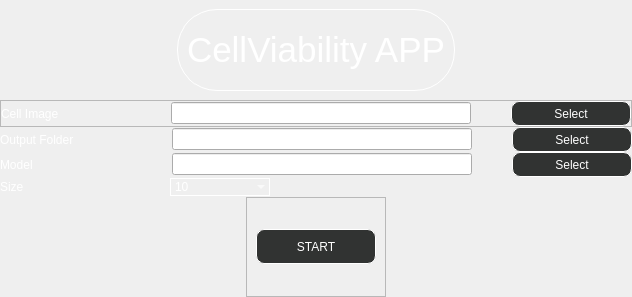
            <widget class="QWidget" name="page">
             <layout class="QVBoxLayout" name="verticalLayout_3">
              <property name="spacing">
               <number>0</number>
              </property>
              <property name="leftMargin">
               <number>0</number>
              </property>
              <property name="topMargin">
               <number>0</number>
              </property>
              <property name="rightMargin">
               <number>0</number>
              </property>
              <property name="bottomMargin">
               <number>0</number>
              </property>
              <item>
               <widget class="QFrame" name="frame_8">
                <property name="frameShape">
                 <enum>QFrame::NoFrame</enum>
                </property>
                <property name="frameShadow">
                 <enum>QFrame::Raised</enum>
                </property>
                <layout class="QVBoxLayout" name="verticalLayout_4">
                 <property name="spacing">
                  <number>0</number>
                 </property>
                 <property name="leftMargin">
                  <number>0</number>
                 </property>
                 <property name="topMargin">
                  <number>0</number>
                 </property>
                 <property name="rightMargin">
                  <number>0</number>
                 </property>
                 <property name="bottomMargin">
                  <number>0</number>
                 </property>
                 <item>
                  <widget class="QFrame" name="frame_9">
                   <property name="minimumSize">
                    <size>
                     <width>0</width>
                     <height>100</height>
                    </size>
                   </property>
                   <property name="maximumSize">
                    <size>
                     <width>16777215</width>
                     <height>100</height>
                    </size>
                   </property>
                   <property name="frameShape">
                    <enum>QFrame::NoFrame</enum>
                   </property>
                   <property name="frameShadow">
                    <enum>QFrame::Raised</enum>
                   </property>
                   <layout class="QVBoxLayout" name="verticalLayout_6">
                    <item alignment="Qt::AlignHCenter">
                     <widget class="QLabel" name="label">
                      <property name="font">
                       <font>
                        <family>Segoe UI</family>
                        <pointsize>26</pointsize>
                        <weight>10</weight>
                        <italic>false</italic>
                        <bold>false</bold>
                       </font>
                      </property>
                      <property name="styleSheet">
                       <string notr="true">QLabel{

border-radius:40px;
border-color: rgb(255,255, 255);
border-width : 1.2px;
border-style:inset;
color:rgb(255, 255, 255);
	font: 87 26pt &quot;Segoe UI&quot;;
}
</string>
                      </property>
                      <property name="text">
                       <string>CellViability APP</string>
                      </property>
                     </widget>
                    </item>
                   </layout>
                  </widget>
                 </item>
                 <item alignment="Qt::AlignHCenter">
                  <widget class="QFrame" name="frame_10">
                   <property name="frameShape">
                    <enum>QFrame::NoFrame</enum>
                   </property>
                   <property name="frameShadow">
                    <enum>QFrame::Raised</enum>
                   </property>
                   <layout class="QVBoxLayout" name="verticalLayout_7">
                    <property name="spacing">
                     <number>0</number>
                    </property>
                    <property name="leftMargin">
                     <number>0</number>
                    </property>
                    <property name="topMargin">
                     <number>0</number>
                    </property>
                    <property name="rightMargin">
                     <number>0</number>
                    </property>
                    <property name="bottomMargin">
                     <number>0</number>
                    </property>
                    <item>
                     <widget class="QFrame" name="frame_12">
                      <property name="frameShape">
                       <enum>QFrame::StyledPanel</enum>
                      </property>
                      <property name="frameShadow">
                       <enum>QFrame::Raised</enum>
                      </property>
                      <layout class="QHBoxLayout" name="horizontalLayout_4">
                       <property name="spacing">
                        <number>40</number>
                       </property>
                       <property name="leftMargin">
                        <number>0</number>
                       </property>
                       <property name="topMargin">
                        <number>0</number>
                       </property>
                       <property name="rightMargin">
                        <number>0</number>
                       </property>
                       <property name="bottomMargin">
                        <number>0</number>
                       </property>
                       <item alignment="Qt::AlignHCenter">
                        <widget class="QLabel" name="label_2">
                         <property name="minimumSize">
                          <size>
                           <width>130</width>
                           <height>0</height>
                          </size>
                         </property>
                         <property name="maximumSize">
                          <size>
                           <width>150</width>
                           <height>16777215</height>
                          </size>
                         </property>
                         <property name="styleSheet">
                          <string notr="true">font: 75 16pt &quot;Segoe UI&quot;;
color: rgb(255, 255, 255);</string>
                         </property>
                         <property name="text">
                          <string>Cell Image</string>
                         </property>
                        </widget>
                       </item>
                       <item>
                        <widget class="QLineEdit" name="lineEdit_image">
                         <property name="minimumSize">
                          <size>
                           <width>300</width>
                           <height>0</height>
                          </size>
                         </property>
                         <property name="maximumSize">
                          <size>
                           <width>300</width>
                           <height>16777215</height>
                          </size>
                         </property>
                         <property name="styleSheet">
                          <string notr="true">color: rgb(255, 255, 255);</string>
                         </property>
                        </widget>
                       </item>
                       <item>
                        <widget class="QPushButton" name="pushButton_selectImage">
                         <property name="minimumSize">
                          <size>
                           <width>120</width>
                           <height>25</height>
                          </size>
                         </property>
                         <property name="maximumSize">
                          <size>
                           <width>120</width>
                           <height>25</height>
                          </size>
                         </property>
                         <property name="styleSheet">
                          <string notr="true">QPushButton{
background-color: rgb(49, 51, 50);
border-radius:8px;
border-color: rgb(255,255, 255);
border-width : 1.2px;
border-style:inset;
color:rgb(255, 255, 255);

}
QPushButton::hover{
	background-color: rgba(255, 255, 255, 150);
}</string>
                         </property>
                         <property name="text">
                          <string>Select</string>
                         </property>
                        </widget>
                       </item>
                      </layout>
                     </widget>
                    </item>
                    <item>
                     <widget class="QFrame" name="frame_13">
                      <property name="frameShape">
                       <enum>QFrame::NoFrame</enum>
                      </property>
                      <property name="frameShadow">
                       <enum>QFrame::Raised</enum>
                      </property>
                      <layout class="QHBoxLayout" name="horizontalLayout_5">
                       <property name="spacing">
                        <number>40</number>
                       </property>
                       <property name="leftMargin">
                        <number>0</number>
                       </property>
                       <property name="topMargin">
                        <number>0</number>
                       </property>
                       <property name="rightMargin">
                        <number>0</number>
                       </property>
                       <property name="bottomMargin">
                        <number>0</number>
                       </property>
                       <item>
                        <widget class="QLabel" name="label_3">
                         <property name="minimumSize">
                          <size>
                           <width>130</width>
                           <height>0</height>
                          </size>
                         </property>
                         <property name="maximumSize">
                          <size>
                           <width>150</width>
                           <height>16777215</height>
                          </size>
                         </property>
                         <property name="styleSheet">
                          <string notr="true">font: 75 16pt &quot;Segoe UI&quot;;
color: rgb(255, 255, 255);</string>
                         </property>
                         <property name="text">
                          <string>Output Folder</string>
                         </property>
                        </widget>
                       </item>
                       <item>
                        <widget class="QLineEdit" name="lineEdit_outputFolder">
                         <property name="minimumSize">
                          <size>
                           <width>300</width>
                           <height>0</height>
                          </size>
                         </property>
                         <property name="maximumSize">
                          <size>
                           <width>300</width>
                           <height>16777215</height>
                          </size>
                         </property>
                         <property name="styleSheet">
                          <string notr="true">color: rgb(255, 255, 255);</string>
                         </property>
                        </widget>
                       </item>
                       <item>
                        <widget class="QPushButton" name="pushButton_selectOutputFolder">
                         <property name="minimumSize">
                          <size>
                           <width>120</width>
                           <height>25</height>
                          </size>
                         </property>
                         <property name="maximumSize">
                          <size>
                           <width>120</width>
                           <height>25</height>
                          </size>
                         </property>
                         <property name="styleSheet">
                          <string notr="true">QPushButton{
background-color: rgb(49, 51, 50);
border-radius:8px;
border-color: rgb(255,255, 255);
border-width : 1.2px;
border-style:inset;
color:rgb(255, 255, 255);

}
QPushButton::hover{
	background-color: rgba(255, 255, 255, 150);
}</string>
                         </property>
                         <property name="text">
                          <string>Select</string>
                         </property>
                        </widget>
                       </item>
                      </layout>
                     </widget>
                    </item>
                    <item>
                     <widget class="QFrame" name="frame_25">
                      <property name="frameShape">
                       <enum>QFrame::NoFrame</enum>
                      </property>
                      <property name="frameShadow">
                       <enum>QFrame::Raised</enum>
                      </property>
                      <layout class="QHBoxLayout" name="horizontalLayout_10">
                       <property name="spacing">
                        <number>40</number>
                       </property>
                       <property name="leftMargin">
                        <number>0</number>
                       </property>
                       <property name="topMargin">
                        <number>0</number>
                       </property>
                       <property name="rightMargin">
                        <number>0</number>
                       </property>
                       <property name="bottomMargin">
                        <number>0</number>
                       </property>
                       <item>
                        <widget class="QLabel" name="label_4">
                         <property name="minimumSize">
                          <size>
                           <width>130</width>
                           <height>0</height>
                          </size>
                         </property>
                         <property name="maximumSize">
                          <size>
                           <width>150</width>
                           <height>16777215</height>
                          </size>
                         </property>
                         <property name="styleSheet">
                          <string notr="true">font: 75 16pt &quot;Segoe UI&quot;;
color: rgb(255, 255, 255);</string>
                         </property>
                         <property name="text">
                          <string>Model</string>
                         </property>
                        </widget>
                       </item>
                       <item>
                        <widget class="QLineEdit" name="lineEdit_modelFolder">
                         <property name="minimumSize">
                          <size>
                           <width>300</width>
                           <height>0</height>
                          </size>
                         </property>
                         <property name="maximumSize">
                          <size>
                           <width>300</width>
                           <height>16777215</height>
                          </size>
                         </property>
                         <property name="styleSheet">
                          <string notr="true">color: rgb(255, 255, 255);</string>
                         </property>
                        </widget>
                       </item>
                       <item>
                        <widget class="QPushButton" name="pushButton_selectModelFolder">
                         <property name="minimumSize">
                          <size>
                           <width>120</width>
                           <height>25</height>
                          </size>
                         </property>
                         <property name="maximumSize">
                          <size>
                           <width>120</width>
                           <height>25</height>
                          </size>
                         </property>
                         <property name="styleSheet">
                          <string notr="true">QPushButton{
background-color: rgb(49, 51, 50);
border-radius:8px;
border-color: rgb(255,255, 255);
border-width : 1.2px;
border-style:inset;
color:rgb(255, 255, 255);

}
QPushButton::hover{
	background-color: rgba(255, 255, 255, 150);
}</string>
                         </property>
                         <property name="text">
                          <string>Select</string>
                         </property>
                        </widget>
                       </item>
                      </layout>
                     </widget>
                    </item>
                    <item>
                     <widget class="QFrame" name="frame_26">
                      <property name="frameShape">
                       <enum>QFrame::NoFrame</enum>
                      </property>
                      <property name="frameShadow">
                       <enum>QFrame::Raised</enum>
                      </property>
                      <layout class="QHBoxLayout" name="horizontalLayout_11">
                       <property name="spacing">
                        <number>40</number>
                       </property>
                       <property name="leftMargin">
                        <number>0</number>
                       </property>
                       <property name="topMargin">
                        <number>0</number>
                       </property>
                       <property name="rightMargin">
                        <number>0</number>
                       </property>
                       <property name="bottomMargin">
                        <number>0</number>
                       </property>
                       <item>
                        <widget class="QLabel" name="label_5">
                         <property name="minimumSize">
                          <size>
                           <width>130</width>
                           <height>0</height>
                          </size>
                         </property>
                         <property name="maximumSize">
                          <size>
                           <width>150</width>
                           <height>16777215</height>
                          </size>
                         </property>
                         <property name="styleSheet">
                          <string notr="true">font: 75 16pt &quot;Segoe UI&quot;;
color: rgb(255, 255, 255);</string>
                         </property>
                         <property name="text">
                          <string>Size</string>
                         </property>
                        </widget>
                       </item>
                       <item>
                        <widget class="QComboBox" name="comboBox">
                         <property name="minimumSize">
                          <size>
                           <width>100</width>
                           <height>0</height>
                          </size>
                         </property>
                         <property name="maximumSize">
                          <size>
                           <width>100</width>
                           <height>16777215</height>
                          </size>
                         </property>
                         <property name="styleSheet">
                          <string notr="true">QComboBox{
color: rgb(255, 255, 255);
background-color: transparent;
border-color: rgb(255,255, 255);
border-width : 1.2px;
border-style:inset;
}
QComboBox QAbstractItemView{border: 0px;color:white}</string>
                         </property>
                         <item>
                          <property name="text">
                           <string>10</string>
                          </property>
                         </item>
                         <item>
                          <property name="text">
                           <string>20</string>
                          </property>
                         </item>
                         <item>
                          <property name="text">
                           <string>30</string>
                          </property>
                         </item>
                         <item>
                          <property name="text">
                           <string>40</string>
                          </property>
                         </item>
                         <item>
                          <property name="text">
                           <string>50</string>
                          </property>
                         </item>
                         <item>
                          <property name="text">
                           <string>60</string>
                          </property>
                         </item>
                         <item>
                          <property name="text">
                           <string>70</string>
                          </property>
                         </item>
                         <item>
                          <property name="text">
                           <string>80</string>
                          </property>
                         </item>
                         <item>
                          <property name="text">
                           <string>90</string>
                          </property>
                         </item>
                         <item>
                          <property name="text">
                           <string>100</string>
                          </property>
                         </item>
                        </widget>
                       </item>
                       <item>
                        <spacer name="horizontalSpacer">
                         <property name="orientation">
                          <enum>Qt::Horizontal</enum>
                         </property>
                         <property name="sizeHint" stdset="0">
                          <size>
                           <width>40</width>
                           <height>20</height>
                          </size>
                         </property>
                        </spacer>
                       </item>
                      </layout>
                     </widget>
                    </item>
                   </layout>
                  </widget>
                 </item>
                 <item alignment="Qt::AlignHCenter">
                  <widget class="QFrame" name="frame_11">
                   <property name="minimumSize">
                    <size>
                     <width>0</width>
                     <height>100</height>
                    </size>
                   </property>
                   <property name="maximumSize">
                    <size>
                     <width>16777215</width>
                     <height>100</height>
                    </size>
                   </property>
                   <property name="frameShape">
                    <enum>QFrame::StyledPanel</enum>
                   </property>
                   <property name="frameShadow">
                    <enum>QFrame::Raised</enum>
                   </property>
                   <layout class="QVBoxLayout" name="verticalLayout_5">
                    <item>
                     <widget class="QPushButton" name="pushButton_start">
                      <property name="minimumSize">
                       <size>
                        <width>120</width>
                        <height>35</height>
                       </size>
                      </property>
                      <property name="maximumSize">
                       <size>
                        <width>120</width>
                        <height>35</height>
                       </size>
                      </property>
                      <property name="styleSheet">
                       <string notr="true">QPushButton{
background-color: rgb(49, 51, 50);
border-radius:8px;
border-color: rgb(255,255, 255);
border-width : 1.2px;
border-style:inset;
color:rgb(255, 255, 255);

}
QPushButton::hover{
	background-color: rgba(255, 255, 255, 150);
}</string>
                      </property>
                      <property name="text">
                       <string>START</string>
                      </property>
                     </widget>
                    </item>
                   </layout>
                  </widget>
                 </item>
                </layout>
               </widget>
              </item>
             </layout>
            </widget>
